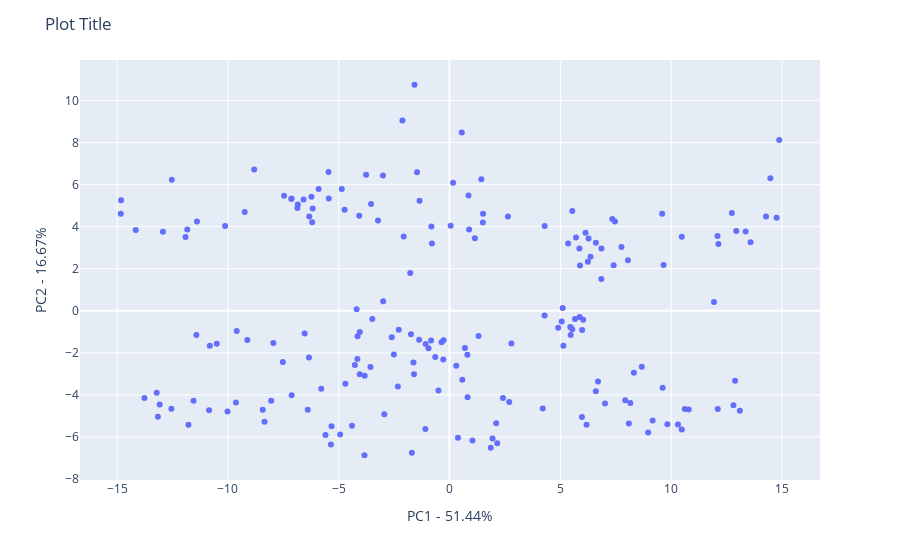

Source (notebook cell):
### Code cell
pca_df = pd.DataFrame(pca_data)
fig = px.scatter(pca_df,x = 0,y = 1)
newnames = {'0':'PC1', '1': 'PC2'}
fig.update_layout(
    title="PA",
    xaxis_title="PC1 - {0}%".format(np.round(per_ver[0],decimals=2)),
    yaxis_title="PC2 - {0}%".format(np.round(per_ver[1],decimals=2)),
  
)

fig.show()

### Figure 1 — Plotly figure (JSON) as saved in the notebook; plotly's stock layout.template omitted (floating-point values rounded to 4 significant figures; data arrays with more than 128 entries replaced by an {"elided": "..."} marker saying what was removed)
{"data": [{"hovertemplate": "0=%{x}<br>1=%{y}<extra></extra>", "legendgroup": "", "marker": {"color": "#636efa", "symbol": "circle"}, "mode": "markers", "name": "", "orientation": "v", "showlegend": false, "type": "scatter", "x": {"elided": "192 float values"}, "xaxis": "x", "y": {"elided": "192 float values"}, "yaxis": "y"}], "layout": {"legend": {"tracegroupgap": 0}, "margin": {"t": 60}, "title": {"text": "Plot Title"}, "xaxis": {"anchor": "y", "domain": [0, 1], "title": {"text": "PC1 - 51.44%"}}, "yaxis": {"anchor": "x", "domain": [0, 1], "title": {"text": "PC2 - 16.67%"}}}}
